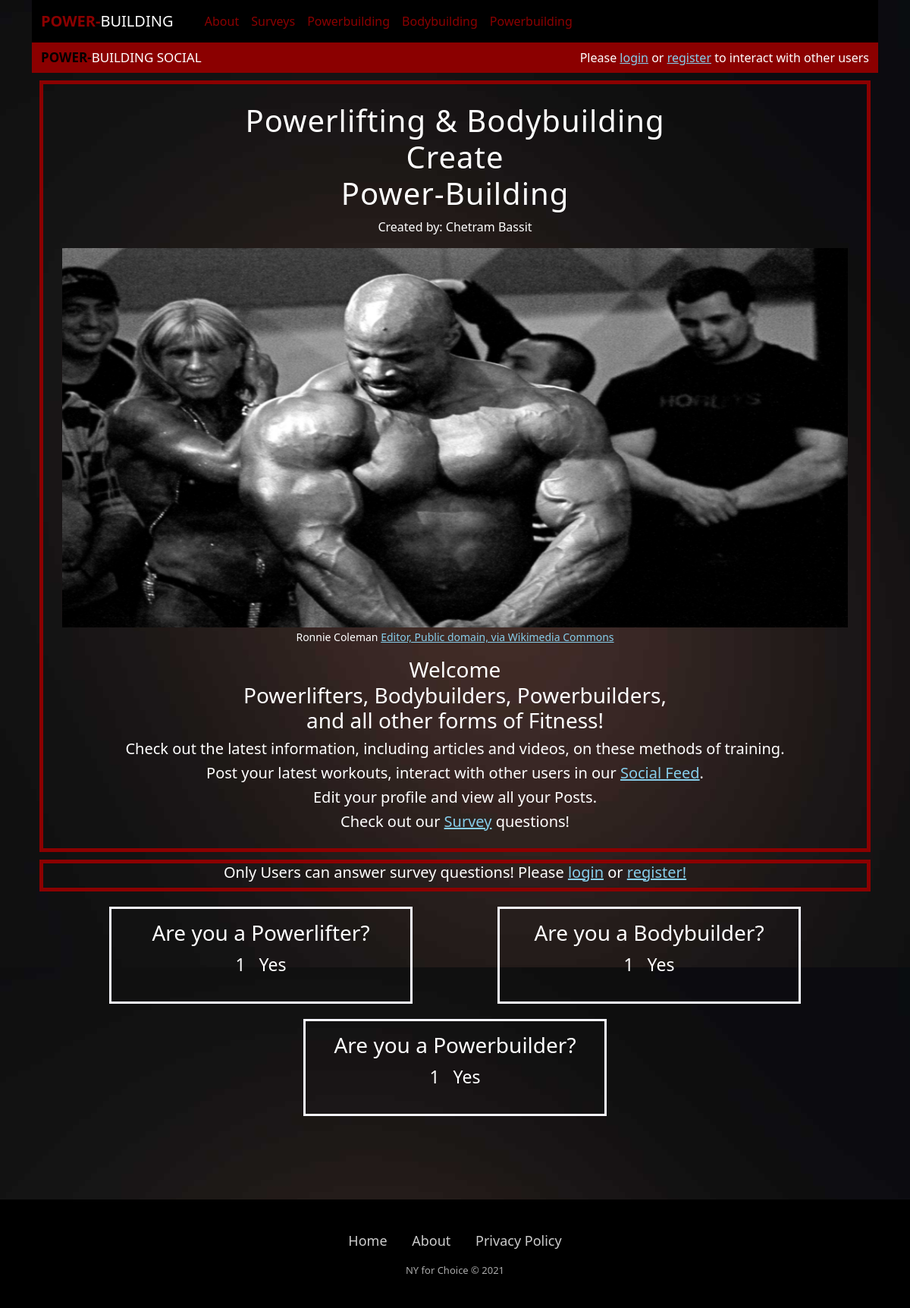
/, run on an earlier commit of the app's database.
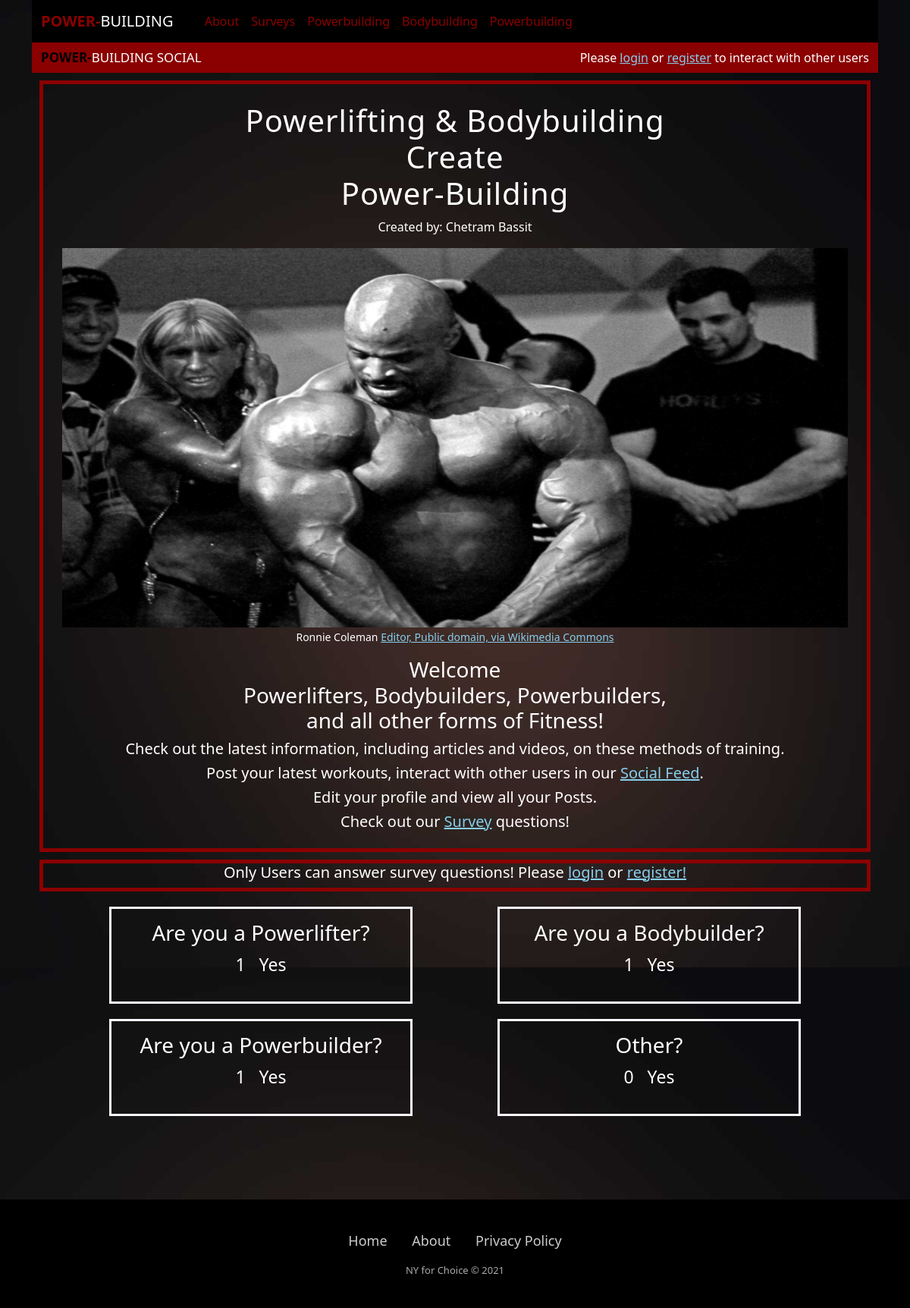
And on a later commit of the database.
### powerbuilding_information/models.py (models this page shows, shortened)
class Survey(models.Model):
	question = models.CharField(null=True, blank=True, max_length=255)
	extra_info = models.CharField(null=True, blank=True, max_length=1000)
	likes = models.ManyToManyField(User, blank=True ,related_name='likes')
	dislikes = models.ManyToManyField(User, blank=True ,related_name='dislikes')
	def num_likes(self):
		return self.likes.count()

### powerbuilding_information/views.py (the view)
# urls.py: path('', HomeView, name='home'),                    # using path function , '' empty string so it will be the landing page AKA home page,
def HomeView(request):                       # defining the homeview function .. this will literally be out home page
	survey = Survey.objects.all()
	return render(request, 'home.html', {'survey':survey})      # render gets an HTML template as a response .. we want to return this html template as the response

### powerbuilding_information/templates/home.html (shortened to what the changed rows need)
{% extends 'base.html' %}
{% load static %}
{% block content %}
<div class="flexbox-container1 desc animate-box ">
	<div class="flexbox-item-99">
		<br>
		<h1 class="main-header">Powerlifting & Bodybuilding <br> Create <br> Power-Building </h1> <p><span>Created by: Chetram Bassit</span></p>
	</div>
</div>
{% if user.is_authenticated %}
	<div class="flexbox-container ">
		{% if survey.0 %}
			<div class="flexbox-item flexbox-item-121">
				<div class="header-info2">
					<h3>{{ survey.0.question }}</h3>
					<center>
		        <div class="flex space-x-8 font-medium text-gray-700 text-xl">
		          <form action="{%url 'likes' survey.0.id%}" method="POST" class="like-form0">
		            {%csrf_token%}
		            {%if user not in survey.0.likes.all %}
		              <button type="submit"  class="like-btn0 like-icon0" name="video_id" value="{{survey.0.id}}">
		                <span viewBox="0 0 20 20" width="24" height="24">
		                  Yes
		                </span>
		              </button>
		            {%else%}
		            	<button type="submit"  class="like-btn0 like-icon0 btn-success" name="video_id" value="{{survey.0.id}}" padding-bottom="10">
		                <span viewBox="0 0 20 20" width="24" height="24">
		                  Yes
		                </span>
		              </button>
		            {%endif%}
		            <span class="like_count" id="like_count0">{{survey.0.num_likes}}</span>
		          </form>
		      	</div>
		      </center>
		    </div>
			</div>
		{% endif %}
		{% if survey.1 %}
			<div class="flexbox-item flexbox-item-121">
				<div class="header-info2">
					<h3>{{ survey.1.question }}</h3>
					<center>
		        <div class="flex space-x-8 font-medium text-gray-700 text-xl">
		          <form action="{%url 'likes' survey.1.id%}" method="POST" class="like-form1">
		            {%csrf_token%}
		            {%if user not in survey.1.likes.all %}
		              <button type="submit"  class="like-btn1 like-icon1" name="video_id" value="{{survey.1.id}}">
		                <span viewBox="0 0 20 20" width="24" height="24">
		                  Yes
		                </span>
		              </button>
		            {%else%}
		            	<button type="submit"  class="like-btn1 like-icon1 btn-success" name="video_id" value="{{survey.1.id}}">
		                <span viewBox="0 0 20 20" width="24" height="24">
		                  Yes
		                </span>
		              </button>
		            {%endif%}
		            <span class="like_count" id="like_count1">{{survey.1.num_likes}}</span>
		          </form>
		      	</div>
		      </center>
		    </div>
			</div>
		{% endif %}
		{% if survey.2 %}
			<div class="flexbox-item flexbox-item-121">
				<div class="header-info2">
					<h3>{{ survey.2.question }}</h3>
					<center>
		        <div class="flex space-x-8 font-medium text-gray-700 text-xl">
		          <form action="{%url 'likes' survey.2.id%}" method="POST" class="like-form2">
		            {%csrf_token%}
		            {%if user not in survey.2.likes.all %}
		              <button type="submit"  class="like-btn2 like-icon2" name="video_id" value="{{survey.2.id}}">
		                <span viewBox="0 0 20 20" width="24" height="24">
		                  Yes
		                </span>
		              </button>
		            {%else%}
		            	<button type="submit"  class="like-btn2 like-icon2 btn-success" name="video_id" value="{{survey.2.id}}">
		                <span viewBox="0 0 20 20" width="24" height="24">
		                  Yes
		                </span>
		              </button>
		            {%endif%}
		            <span class="like_count" id="like_count2">{{survey.2.num_likes}}</span>
		          </form>
		      	</div>
		      </center>
		    </div>
		  </div>
		{% endif %}
		{% if survey.3 %}
			<div class="flexbox-item flexbox-item-121">
				<div class="header-info2">
					<h3>{{ survey.3.question }}</h3>
					<center>
		        <div class="flex space-x-8 font-medium text-gray-700 text-xl">
		          <form action="{%url 'likes' survey.3.id%}" method="POST" class="like-form3">
		            {%csrf_token%}
		            {%if user not in survey.3.likes.all %}
		              <button type="submit"  class="like-btn3 like-icon3" name="video_id" value="{{survey.3.id}}">
		                <span viewBox="0 0 20 20" width="24" height="24">
		                  Yes
		                </span>
		              </button>
		            {%else%}
		            	<button type="submit"  class="like-btn3 like-icon3 btn-success" name="video_id" value="{{survey.3.id}}">
		                <span viewBox="0 0 20 20" width="24" height="24">
		                  Yes
		                </span>
		              </button>
		            {%endif%}
		            <span class="like_count" id="like_count3">{{survey.3.num_likes}}</span>
		          </form>
		      	</div>
		      </center>
		    </div>
		  </div>
		{% endif %}
	</div>
{% else %}
	<div class="flexbox-container">
		{% if survey.3 %}
			<div class="flexbox-item flexbox-item-121">
				<div class="header-info2">
					<h3>{{ survey.3.question }}</h3>
					<center>
		        <div class="flex space-x-8 font-medium text-gray-700 text-xl">
		          <p>{{ survey.3.num_likes }} &nbsp; Yes</p>
		      	</div>
		      </center>
		    </div>
		  </div>
		{% endif %}
	</div>
{% endif %}
{% endblock %}

What changed in the data, as far as the page shows it:
added Survey: question "Other?", id "0"
Also different on the page:
text now shown: "Yes"
